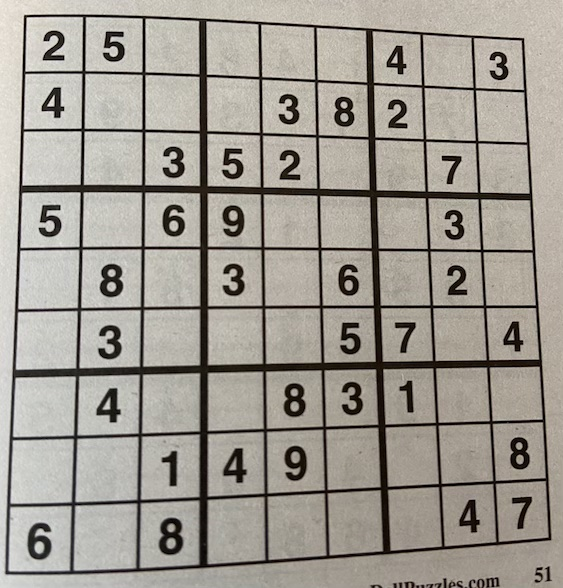
#> input picture images/sudoku_1.jpg, 563 x 588 px, found by its file name
$ python convert_sudoku_image.py
#> lines starting #> are read from the running program, lines starting #| are printed output that depends on the picture; after the words box and inside, x2 and y2 are one past the last pixel; in counts of white or black regions, pixels touching at a corner belong together
#> further down, image is the input picture: shape (588, 563, 3); mean B, G, R 145.9, 154.4, 159.3
### sudoku_solver/sudoku_image_processor.py
import cv2 as cv
from imutils import contours
import pytesseract

class SudokuImageProcessor:
    '''Sudoku image processor, able to take image of sudoku board and convert into array representation of values'''
    def __init__(self, image):
        '''Initialize with image of sudoku board
        On initialization, estimates acceptable size of sudoku cells (cell_min and cell_max) based on area of image divided by 81 (number of sudoku cells) and scalar
        '''
        self.image = image
        self.cell_min = (image.shape[0] * image.shape[1]) / 81 * 0.5
#> self.cell_min = 2043.5
        self.cell_max = (image.shape[0] * image.shape[1]) / 81 * 1.5
#> self.cell_max = 6130.4

    def convert_to_array(self):
        '''Convert sudoku image into array representation e.g., [][] with sudoku cell values or zero for empty spaces
        Params: None
        Returns: sudoku board [][]
        '''
        inv_binary_image = self.preprocess()
        cnts = self.find_sudoku_cells(inv_binary_image)
        return self.extract_cell_values(cv.bitwise_not(inv_binary_image), cnts)

    def preprocess(self):
        '''Preprocess sudoku image to facilitate contour detection and OCR
        Converts to grayscale, blurs image to reduce noise, and uses adaptive thresholding to convert to binary image ()
        Params: None
        Returns: binary image [][]
        '''
        gray = cv.cvtColor(self.image, cv.COLOR_BGR2GRAY)
        blur = cv.medianBlur(gray, 5)
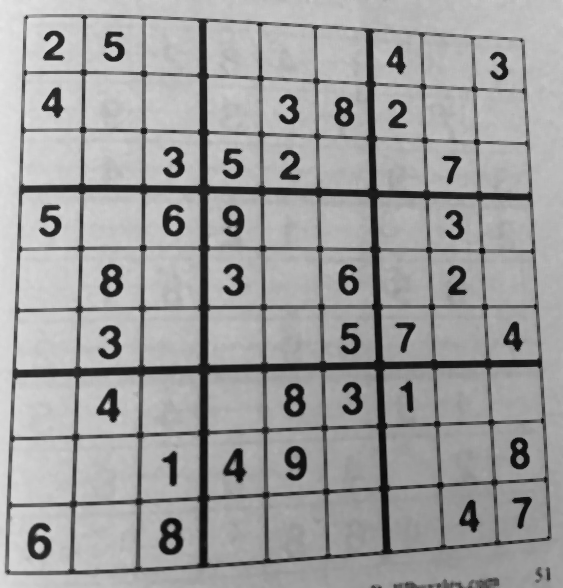
#> blur: shape (588, 563); min 6, max 232, mean 157.6
        return cv.adaptiveThreshold(blur, 255, cv.ADAPTIVE_THRESH_MEAN_C, cv.THRESH_BINARY_INV, 15, 11)
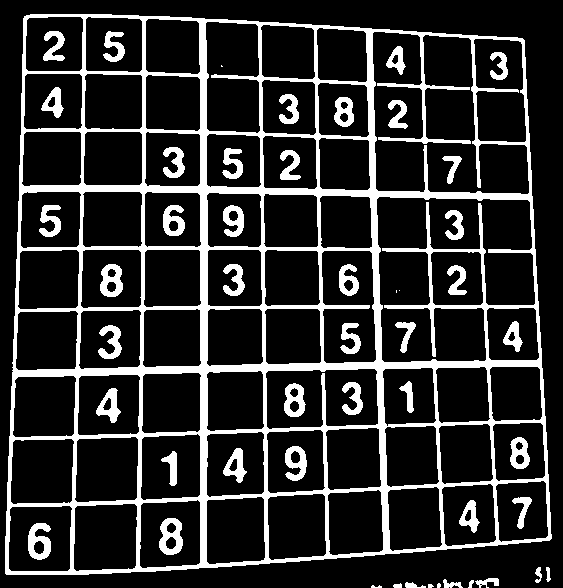
#> returned value: shape (588, 563); 17.7% white; 50 white regions (5 under 20 px), largest, box (x1, y1, x2, y2) and area: (5, 14, 552, 575) 44944, (159, 518, 183, 555) 560, (28, 523, 51, 560) 537

    def find_sudoku_cells(self, binary_image):
        '''Takes inverse binary image and finds sudoku cells, returns contours of cells sorted from from left-to-right and top-to-bottom
        Before identifying contours, uses morhphological close to ensure sudoku grid is complete.
        Binary image must be inverted, i.e., black background and white objects.
        Params: binary image [][]
        Returns: [][] of contours
        '''
        kernel = cv.getStructuringElement(cv.MORPH_RECT, (3,3))
        close = cv.morphologyEx(binary_image, cv.MORPH_CLOSE, kernel, iterations=3)
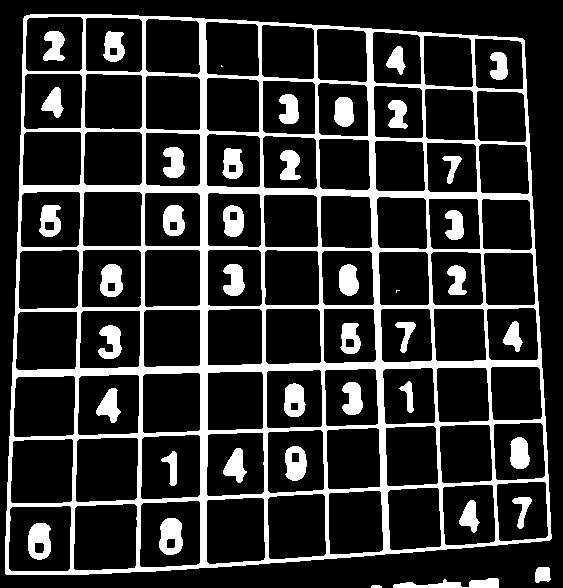
#> close: shape (588, 563); 18.9% white; 42 white regions (2 under 20 px)
        cnts = cv.findContours(close, cv.RETR_CCOMP, cv.CHAIN_APPROX_SIMPLE)[0]
#> cnts = 134 contours, 3 with area under 20; largest, box (x1, y1, x2, y2) and area: (5, 14, 552, 575) 280738, (73, 503, 138, 571) 4074, (8, 505, 72, 572) 4004, (10, 438, 74, 504) 3916, (75, 437, 139, 503) 3914
        return self.sort_sudoku_cell_contours(cnts)

    def sort_sudoku_cell_contours(self, cnts):
        '''Takes contours and tries to identify the contours associated with sudoku cells and then sorts and returns the associated contours
        Cell contours are sorted left-to-right and top-to-bottom, e.g., the top left sudoku cell is in position [0][0] while the bottom right is in [8][8]
        To identify sudoku cells, algorithm ignores contours below a min area and above a max area, determined by dividing the image 81 cells and adjusting by a scaler (see __init__)
        Params: contours (vector of points)
        Returns: [][] sorted array of contours associated with sudoku cells
        '''
        row = []
        board = []
        cnts = contours.sort_contours(cnts, method = 'top-to-bottom')[0]
        for c in cnts:
            area = cv.contourArea(c)
            if area < self.cell_min or area > self.cell_max:
                continue

            row.append(c)
            if len(row) == 9:
                sorted = contours.sort_contours(row, method = 'left-to-right')[0]
                board.append(sorted)
                row = []
#> this loop made 134 passes
#> area on passes 1 to 12: 280737.5, 3091.5, 3065, 2891.5, 2783.5, 2768.5, 2577, 483, 412, 2450.5, 2431.5, 2371.5
#> after the loop, board = 9 items; row = []
#> in convert_to_array, `cnts = self.find_sudoku_cells(inv_binary_image)`: cnts = 9 items
        return board

    def extract_cell_values(self, binary_image, cnts):
        '''Iterates through sorted contours of sudoku board and returns a 2D array with sudoku values from binary image
        Contours must be sorted from left-to-right and top-to-bottom, binary image works best with black text against white background
        Params: binary image [][], [][] contours associated with sudoku board cells
        Returns: [][] with sudoku cell values (zero for empty)
        '''
        res = [[0 for _ in range(9)] for _ in range(9)]
        for i, r in enumerate(cnts):
            for j, c in enumerate(r):
                x, y, w, h = cv.boundingRect(c)
                cv.rectangle(binary_image, (x, y), (x + w, y + h), (256, 256, 256), 7)
                value = pytesseract.image_to_string(binary_image[y:y + h, x:x + w], lang='eng', config='--psm 6 --oem 3 -c tessedit_char_whitelist=123456789').rstrip()
                if value == '': continue
                res[i][j] = int(value)
#> this loop made 1 pass
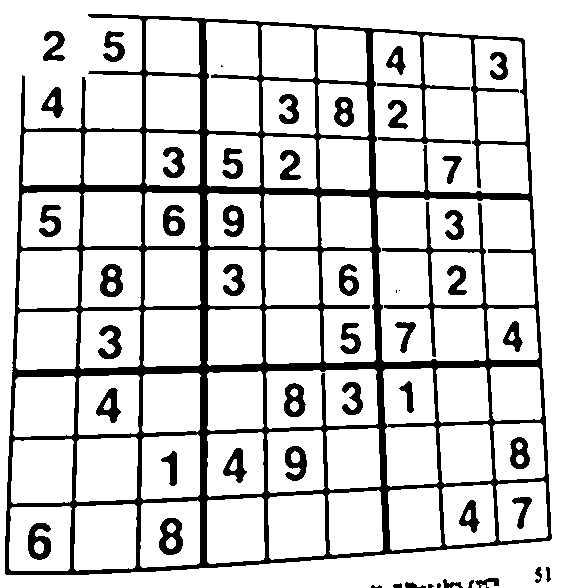
#> binary_image: shape (588, 563); 82.5% white; 50 black regions (5 under 20 px), largest, box (x1, y1, x2, y2) and area: (5, 14, 552, 575) 44101, (159, 518, 183, 555) 560, (28, 523, 51, 560) 537
#> after the loop, res = 9 items, first 6: [0, 0, 0, 0, 0, 0, 0, 0, 0], [0, 0, 0, 0, 0, 0, 0, 0, 0], [0, 0, 0, 0, 0, 0, 0, 0, 0], [0, 0, 0, 0, 0, 0, 0, 0, 0], [0, 0, 0, 0, 0, 0, 0, 0, 0], [0, 0, 0, 0, 0, 0, 0, 0, 0]
        return res

### demo/convert_sudoku_image.py
import cv2 as cv
import sys
import os
project_dir = os.path.dirname(os.path.dirname(os.path.realpath(__file__)))
sys.path.append(project_dir)
from sudoku_solver import sudoku_image_processor
from sudoku_solver import sudoku_board
from sudoku_solver import constraint_propagation

# Example using sudoku image and converting it to an array and then solving it
# Load image from images folder
image = cv.imread('images/sudoku_1.jpg')

# Use sudoku image processor to convert image into array
sip = sudoku_image_processor.SudokuImageProcessor(image)
#> (the run stopped early here; a loop or call above may not have finished)

$ run again, with images/sudoku_2.jpg copied over images/sudoku_1.jpg
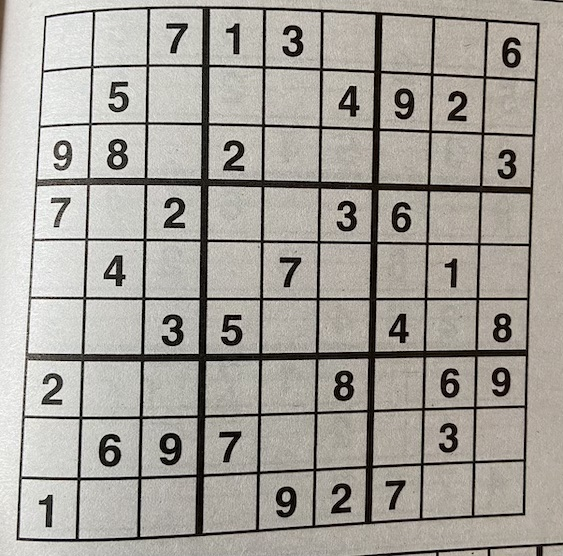
#> input picture images/sudoku_2.jpg, 563 x 556 px, found by its file name
#> image is the input picture: shape (556, 563, 3); mean B, G, R 154.5, 161.2, 165.1
#> in preprocess, `return cv.adaptiveThreshold(blur, 255, cv.ADAPTIVE_THRESH_MEAN_C, cv.T..`:
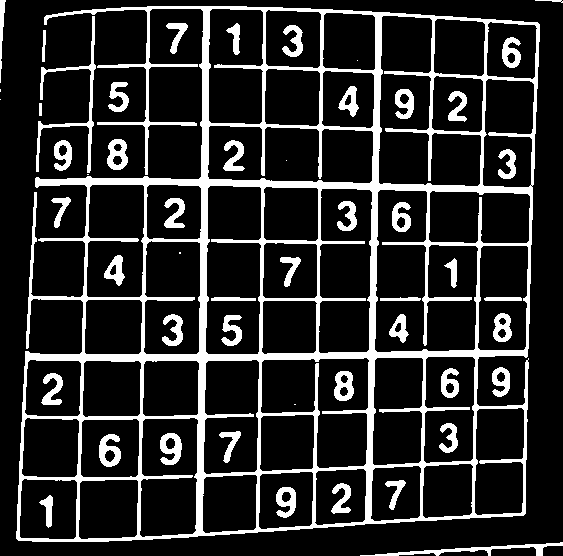
#> returned value: shape (556, 563); 16.8% white; 52 white regions (7 under 20 px), largest, box (x1, y1, x2, y2) and area: (16, 6, 540, 542) 38362, (36, 16, 96, 173) 1085, (360, 542, 563, 556) 718
#> close: shape (556, 563); 17.9% white; 44 white regions (5 under 20 px)
#> in find_sudoku_cells, `cnts = cv.findContours(close, cv.RETR_CCOMP, cv.CHAIN_APPROX_SIMPLE)[0]`: cnts = 131 contours, 6 with area under 20; largest, box (x1, y1, x2, y2) and area: (16, 6, 540, 542) 259692, (78, 479, 139, 540) 3417, (80, 419, 140, 478) 3344, (19, 479, 78, 540) 3329, (22, 418, 80, 478) 3222
#> the loop in sort_sudoku_cell_contours, `for c in cnts:` made 131 passes
#> area on passes 2 to 9: 149.5, 259692, 3018.5, 2977.5, 2883.5, 3077.5, 2920, 2477
#> after the loop in sort_sudoku_cell_contours, `for c in cnts:`: board = 9 items; row = []
#> in convert_to_array, `cnts = self.find_sudoku_cells(inv_binary_image)`: cnts = 9 items
#> the loop in extract_cell_values, `for i, r in enumerate(cnts):` made 1 pass
#> after the loop in extract_cell_values, `for i, r in enumerate(cnts):`:
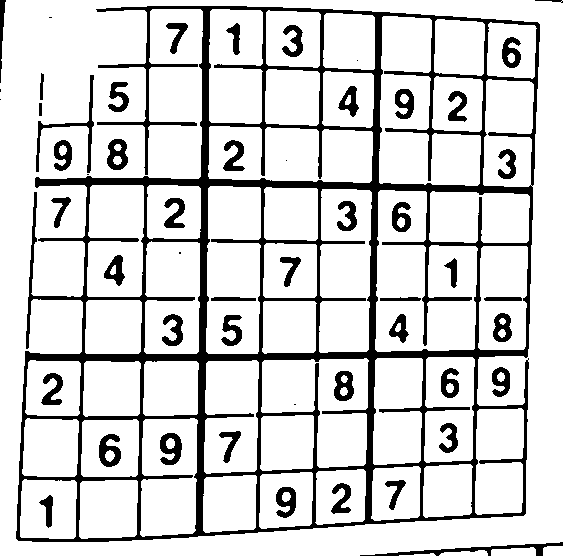
#> binary_image: shape (556, 563); 83.4% white; 53 black regions (8 under 20 px), largest, box (x1, y1, x2, y2) and area: (16, 6, 540, 542) 38163, (360, 542, 563, 556) 718, (36, 75, 94, 173) 644
#> after the loop in extract_cell_values, `for i, r in enumerate(cnts):`: res = 9 items, first 6: [0, 0, 0, 0, 0, 0, 0, 0, 0], [0, 0, 0, 0, 0, 0, 0, 0, 0], [0, 0, 0, 0, 0, 0, 0, 0, 0], [0, 0, 0, 0, 0, 0, 0, 0, 0], [0, 0, 0, 0, 0, 0, 0, 0, 0], [0, 0, 0, 0, 0, 0, 0, 0, 0]

$ run again, with images/sudoku_3.jpg copied over images/sudoku_1.jpg
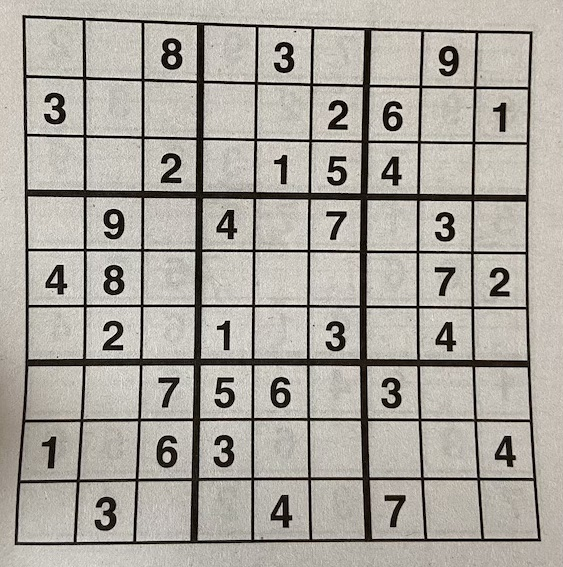
#> input picture images/sudoku_3.jpg, 563 x 567 px, found by its file name
#> image is the input picture: shape (567, 563, 3); mean B, G, R 159, 166.6, 170.8
#> in preprocess, `return cv.adaptiveThreshold(blur, 255, cv.ADAPTIVE_THRESH_MEAN_C, cv.T..`:
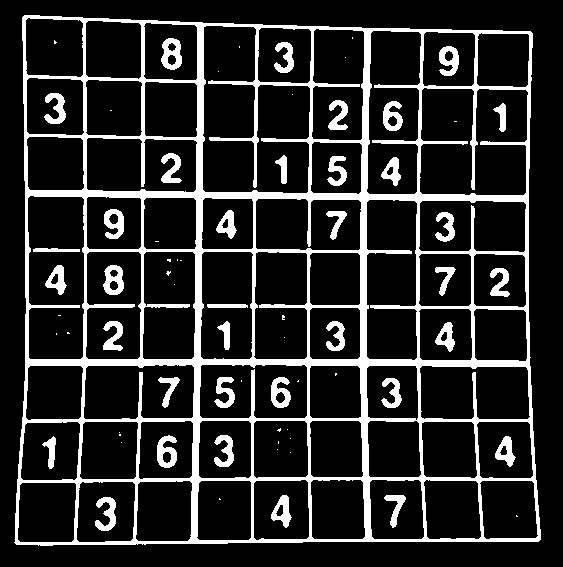
#> returned value: shape (567, 563); 16.2% white; 70 white regions (33 under 20 px), largest, box (x1, y1, x2, y2) and area: (14, 15, 541, 546) 40324, (161, 38, 182, 70) 430, (157, 435, 177, 468) 414
#> close: shape (567, 563); 17.2% white; 64 white regions (28 under 20 px)
#> in find_sudoku_cells, `cnts = cv.findContours(close, cv.RETR_CCOMP, cv.CHAIN_APPROX_SIMPLE)[0]`: cnts = 148 contours, 29 with area under 20; largest, box (x1, y1, x2, y2) and area: (14, 15, 541, 546) 263236, (17, 482, 77, 543) 3394, (76, 481, 136, 543) 3393, (136, 480, 193, 542) 3268, (20, 421, 81, 481) 3255
#> the loop in sort_sudoku_cell_contours, `for c in cnts:` made 148 passes
#> area on passes 1 to 8: 263236.5, 3254.5, 3148, 2958, 2861, 2890, 2754.5, 2720.5
#> after the loop in sort_sudoku_cell_contours, `for c in cnts:`: board = 9 items; row = []
#> in convert_to_array, `cnts = self.find_sudoku_cells(inv_binary_image)`: cnts = 9 items
#> the loop in extract_cell_values, `for i, r in enumerate(cnts):` made 1 pass
#> after the loop in extract_cell_values, `for i, r in enumerate(cnts):`:
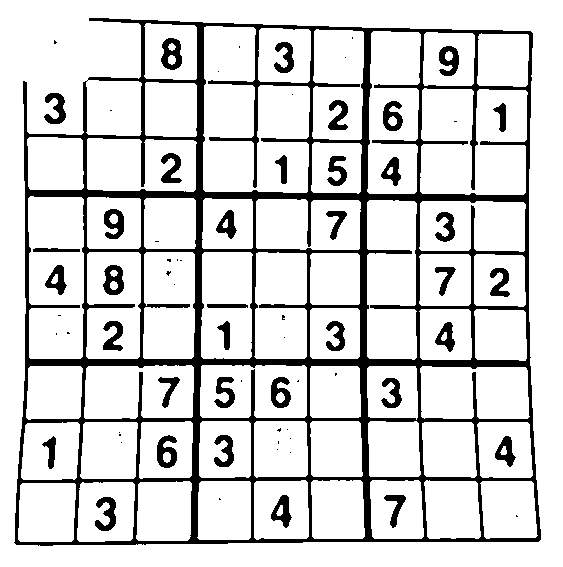
#> binary_image: shape (567, 563); 84.1% white; 70 black regions (33 under 20 px), largest, box (x1, y1, x2, y2) and area: (14, 18, 541, 546) 39458, (161, 38, 182, 70) 430, (157, 435, 177, 468) 414
#> after the loop in extract_cell_values, `for i, r in enumerate(cnts):`: res = 9 items, first 6: [0, 0, 0, 0, 0, 0, 0, 0, 0], [0, 0, 0, 0, 0, 0, 0, 0, 0], [0, 0, 0, 0, 0, 0, 0, 0, 0], [0, 0, 0, 0, 0, 0, 0, 0, 0], [0, 0, 0, 0, 0, 0, 0, 0, 0], [0, 0, 0, 0, 0, 0, 0, 0, 0]

$ run again, with images/sudoku_4.jpg copied over images/sudoku_1.jpg
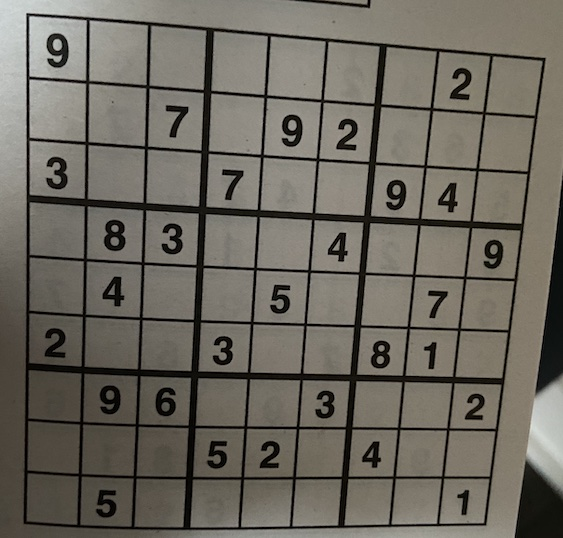
#> input picture images/sudoku_4.jpg, 563 x 538 px, found by its file name
#> image is the input picture: shape (538, 563, 3); mean B, G, R 94.9, 103.9, 108
#> in preprocess, `return cv.adaptiveThreshold(blur, 255, cv.ADAPTIVE_THRESH_MEAN_C, cv.T..`:
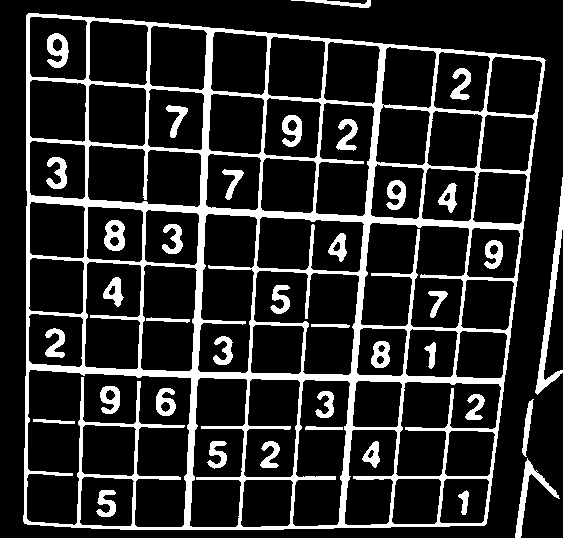
#> returned value: shape (538, 563); 16.7% white; 38 white regions, largest, box (x1, y1, x2, y2) and area: (23, 13, 546, 530) 38505, (535, 177, 563, 395) 1295, (515, 458, 560, 538) 677
#> close: shape (538, 563); 17.9% white; 33 white regions
#> in find_sudoku_cells, `cnts = cv.findContours(close, cv.RETR_CCOMP, cv.CHAIN_APPROX_SIMPLE)[0]`: cnts = 117 contours; largest, box (x1, y1, x2, y2) and area: (23, 13, 546, 530) 241868, (89, 20, 148, 85) 3485, (29, 16, 87, 81) 3446, (88, 84, 147, 146) 3334, (149, 26, 207, 90) 3328
#> the loop in sort_sudoku_cell_contours, `for c in cnts:` made 117 passes
#> area on passes 1 to 8: 267.5, 241868, 3446, 3485, 3327.5, 3220, 577, 3203
#> after the loop in sort_sudoku_cell_contours, `for c in cnts:`: board = 9 items; row = []
#> in convert_to_array, `cnts = self.find_sudoku_cells(inv_binary_image)`: cnts = 9 items
#> the loop in extract_cell_values, `for i, r in enumerate(cnts):` made 1 pass
#> after the loop in extract_cell_values, `for i, r in enumerate(cnts):`:
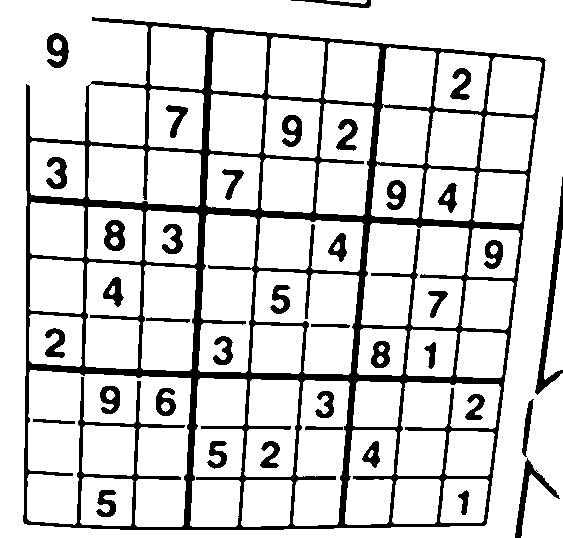
#> binary_image: shape (538, 563); 83.6% white; 38 black regions, largest, box (x1, y1, x2, y2) and area: (23, 17, 546, 530) 37501, (535, 177, 563, 395) 1295, (515, 458, 560, 538) 677
#> after the loop in extract_cell_values, `for i, r in enumerate(cnts):`: res = 9 items, first 6: [0, 0, 0, 0, 0, 0, 0, 0, 0], [0, 0, 0, 0, 0, 0, 0, 0, 0], [0, 0, 0, 0, 0, 0, 0, 0, 0], [0, 0, 0, 0, 0, 0, 0, 0, 0], [0, 0, 0, 0, 0, 0, 0, 0, 0], [0, 0, 0, 0, 0, 0, 0, 0, 0]
